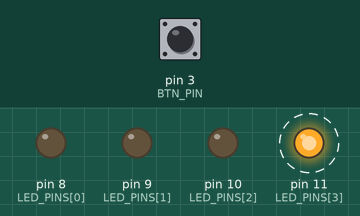
This program was run on a simulated Arduino Uno, built with avr-gcc and run on an emulated ATmega328P. Shown: output pins drawn as LEDs (lit = HIGH). Dashed ring = blinking. The inputs (shaded band) are chosen by the test bench; at power-on: pin 3 (BTN_PIN) HIGH.

Above: at 1.9 s.
2.0 s: pin 3 (BTN_PIN) pulled LOW for 3.2 s
At 3.0 s:
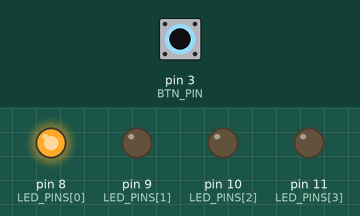
At 5.0 s:
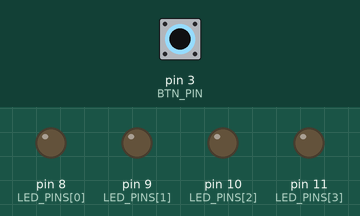
Timing chart, 0 to 13.1 s (numbered marks = the images above; inputs shaded):
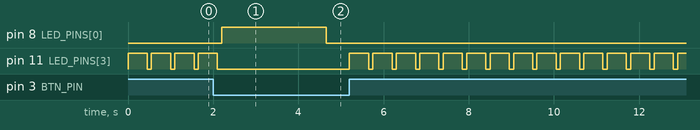

The program:

main.cpp
```cpp
#include <Arduino.h>
#define BTN_PIN 3

const int LED_PINS[] = {8, 9, 10, 11};
unsigned long currTime{};
unsigned long pastTime{};

void setLed(int led);

void setup() {
  // put your setup code here, to run once:
  for(int i = 0; i < 4; i++){
    pinMode(LED_PINS[i], OUTPUT);
  }
  pinMode(BTN_PIN, INPUT_PULLUP);
  Serial.begin(9600);

}
int btnVal{};
int currLed = 3;

void loop() {
  currTime = millis();
  btnVal = digitalRead(BTN_PIN);
  setLed(currLed);
  if(currTime - pastTime > 3000){

    currLed--;
    if (currLed < 0){
      currLed = 3;
    }
    pastTime = currTime;
  }
  if(btnVal != 0){

    digitalWrite(LED_PINS[3], HIGH);
    setLed(3);
    delay(450);
    digitalWrite(LED_PINS[3], LOW);
    delay(100);
    currLed = 0;
    pastTime = currTime;


  }


}

void setLed(int led){
  for (int i = 0; i < 3; i++){
    digitalWrite(LED_PINS[i], i == led?HIGH: LOW);
  }
}
```

Measured:
- after the input at 2.0 s, pin 8 (LED_PINS[0]): LOW → HIGH after 0.20 s, → LOW 2.5 s later
- by itself, pin 11 (LED_PINS[3]): repeats every 0.55 s: HIGH 0.45 s, LOW 0.10 s
